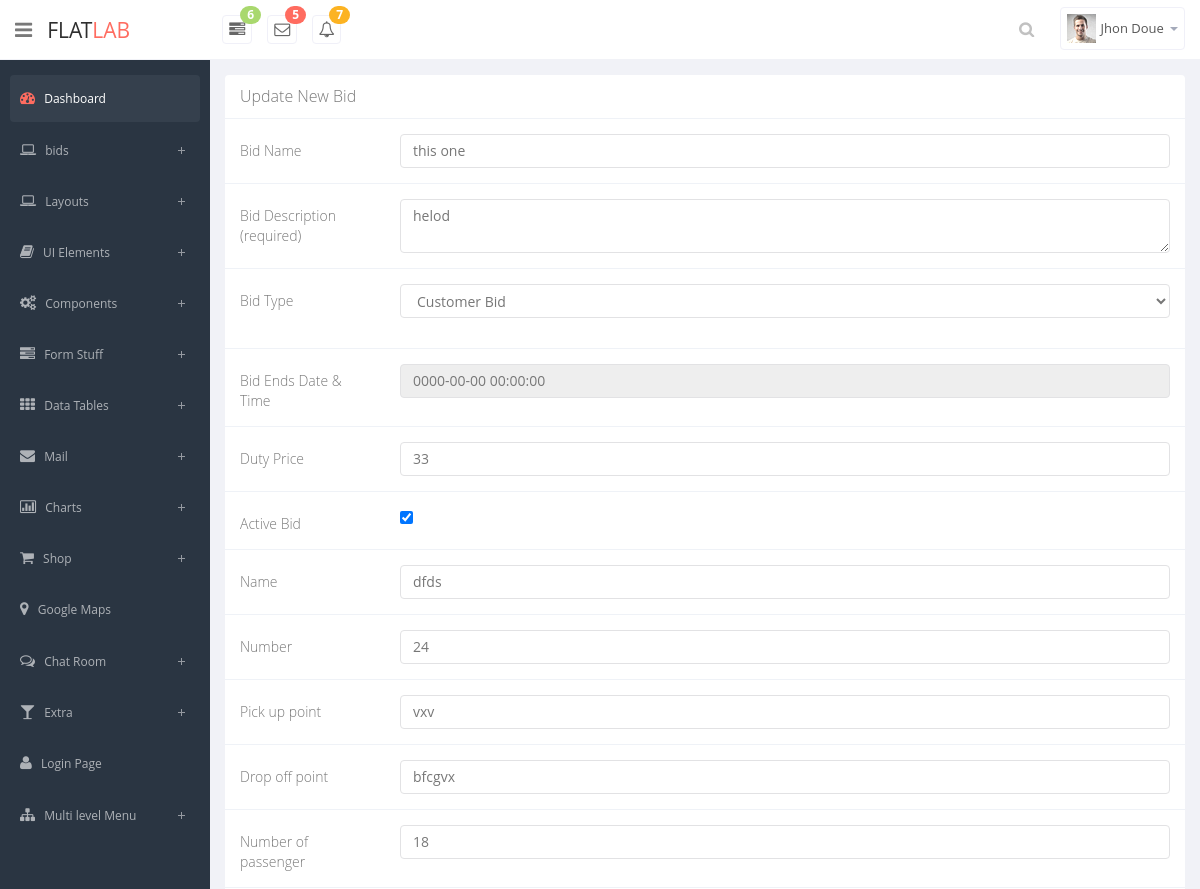
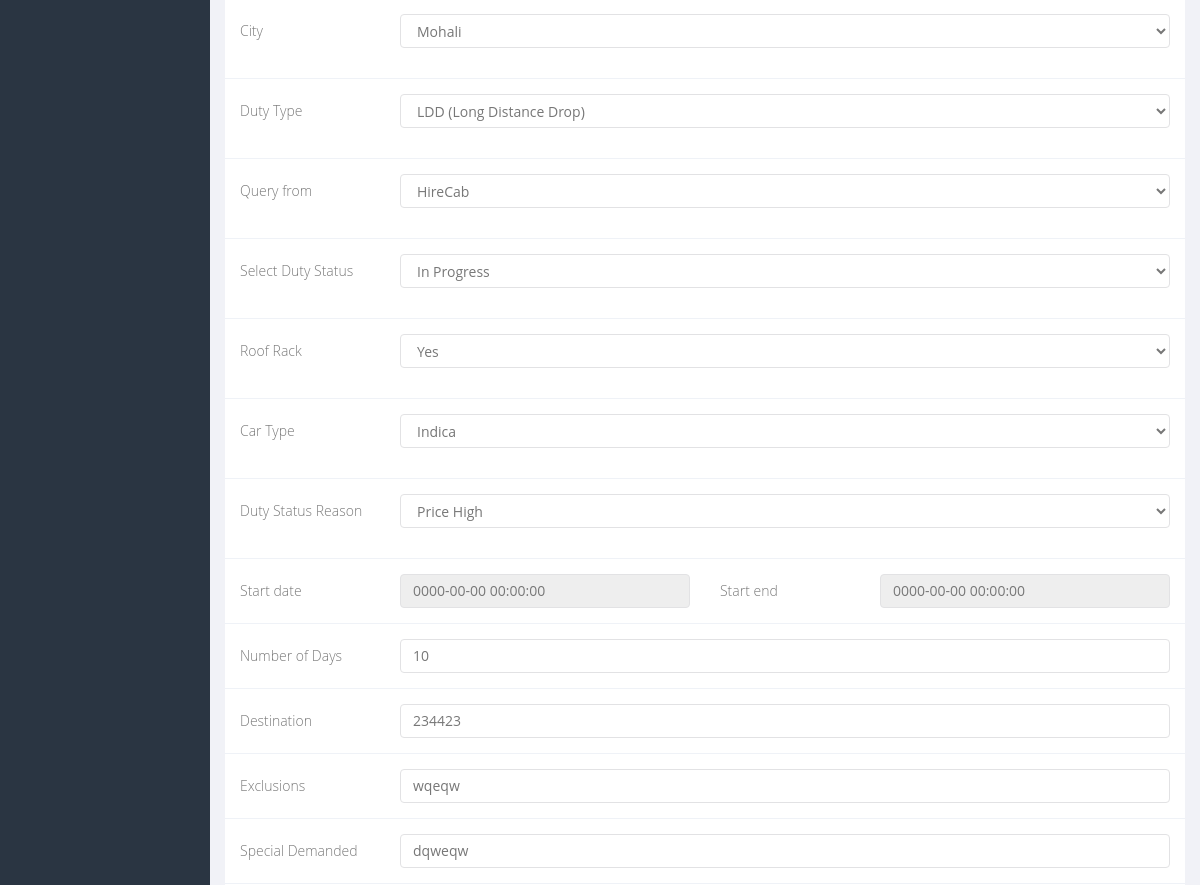
The page /editbid.php?id=3 (signed in, upper part) on the database as committed earlier (2 pictures, top to bottom).
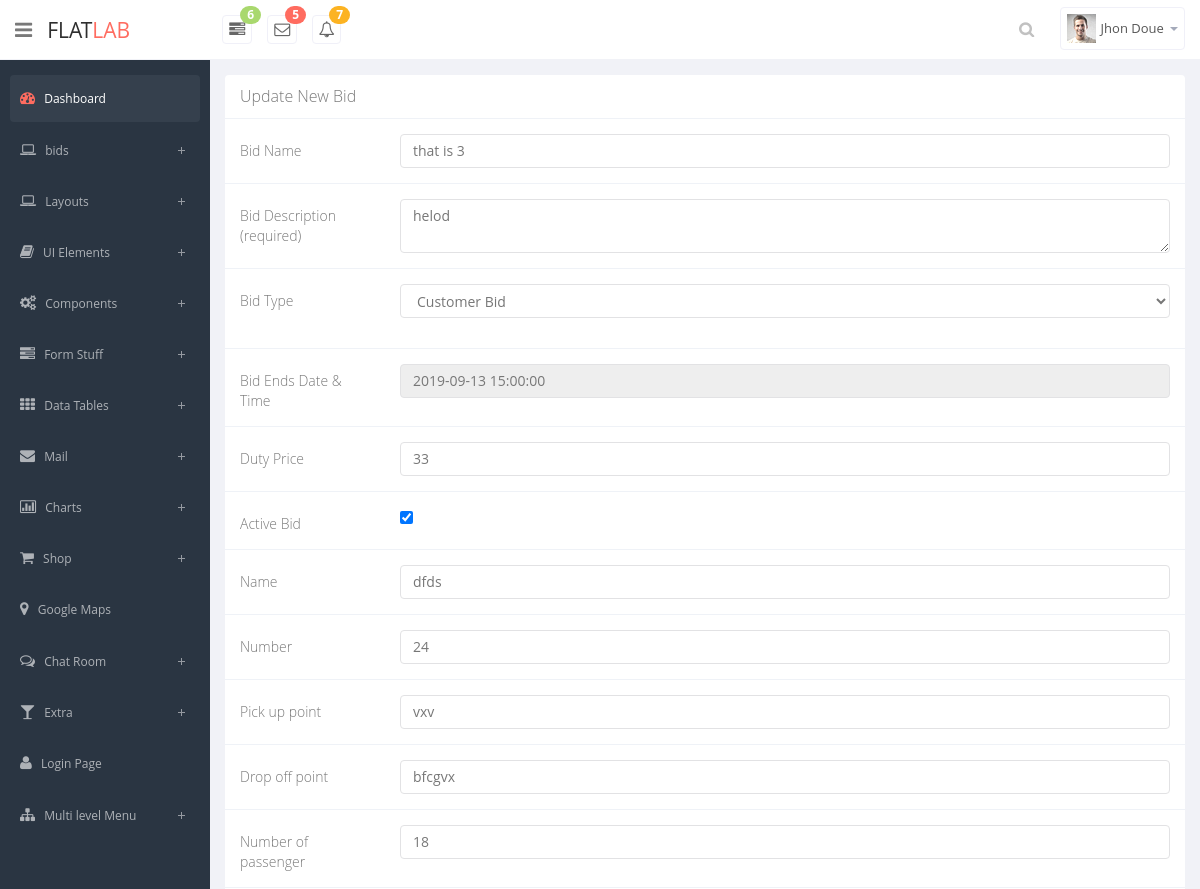
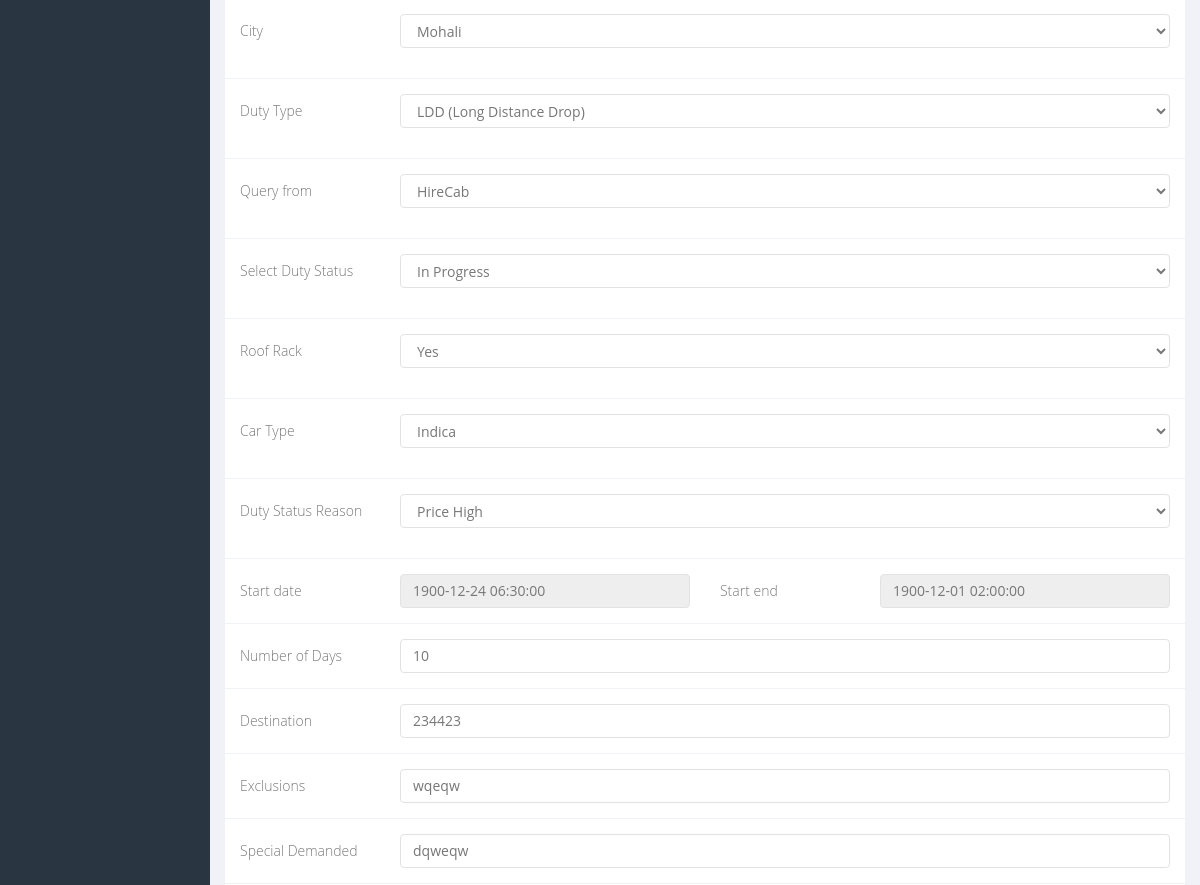
The same page on the database as committed later (2 pictures, top to bottom).
### tables this page shows
CREATE TABLE `bids` (
  `id` int(11) NOT NULL,
  `bidname` varchar(200) DEFAULT NULL,
  `biddescription` varchar(200) DEFAULT NULL,
  `bidtype` varchar(200) DEFAULT NULL,
  `dutyprice` varchar(200) DEFAULT NULL,
  `name` varchar(200) DEFAULT NULL,
  `number` varchar(200) DEFAULT NULL,
  `pickuppoint` varchar(200) DEFAULT NULL,
  `dropoffpoint` varchar(200) DEFAULT NULL,
  `numberofpassenser` varchar(200) DEFAULT NULL,
  `city` varchar(200) DEFAULT NULL,
  `dutytype` varchar(200) DEFAULT NULL,
  `queryfrom` varchar(200) DEFAULT NULL,
  `selectdutystatus` varchar(200) DEFAULT NULL,
  `roofrack` varchar(200) DEFAULT NULL,
  `cartype` varchar(200) DEFAULT NULL,
  `dutystatusreason` varchar(200) DEFAULT NULL,
  `numberofdays` varchar(200) DEFAULT NULL,
  `destination` varchar(200) DEFAULT NULL,
  `exclusions` varchar(200) DEFAULT NULL,
  `specialdemanded` varchar(200) DEFAULT NULL,
  `bidsecretdetail` varchar(200) DEFAULT NULL,
  `startend` datetime DEFAULT NULL,
  `startdate` datetime DEFAULT NULL,
  `bidenddate` datetime DEFAULT NULL,
  `activebid` varchar(200) DEFAULT NULL,
  `bidimage` varchar(200) DEFAULT NULL,
  `bidby` varchar(222) NOT NULL
);

### functions.php (called while the page is built, shortened)
<?php
include('config.php');
function getEditBid($id){
	global $db;
	$query="select * from bids where id='$id'";
	$exe=mysqli_query($db, $query);
	$row = mysqli_fetch_assoc( $exe );
	return $row;
}

### editbid.php (the view, shortened to what the changed rows need)
<?php
	include('header.php');
	$id=$_GET['id'];
	$row = getEditBid($id);
?>
<section id="main-content">
   <section class="wrapper">
      <div class="row">
         <div class="col-lg-12">
            <section class="panel">
               <div class="panel-body">
                  <form class="form-horizontal tasi-form" method="POST" action="">
                     <div class="form-group">
                        <div class="col-sm-10">
                            <input type="text" class="form-control" id="bid_name" name="bid_name" value="<?php echo  $row['bidname'];  ?>">
                        </div>
                     </div>
                     <div class="form-group">
                        <div class="col-sm-10">
                           <textarea class="form-control ckeditor" name="bid_description" rows="2" id="bid_description" value="<?php echo  $row['biddescription'];  ?>"><?php echo $row['biddescription'];  ?>
                           </textarea>
                        </div>
                     </div>
                     <div class="form-group">
                        <div class="col-sm-10">
                           <select class="form-control m-bot15" id="bid_type" name="bid_type">
								<option value="1" <?php if($row['bidtype'] == '1') {echo "selected";} ?>>Customer Bid</option>
                           </select>
                        </div>
                     </div>
                     <div class="form-group">
                        <div class="col-sm-10">
                           <input class="form-control form_datetime" type="text" id="bid_end_date" name="bid_end_date" value="<?php echo  $row['bidenddate'];  ?>" readonly>
                        </div>
                     </div>
                     <div class="form-group">
                        <div class="col-sm-10">
                          <input class=" form-control"  name="duty_price" value="<?php echo  $row['dutyprice'];  ?>" type="text" placeholder="Amount" pattern="[0-9]+"
    oninvalid="setCustomValidity('Enter Amount Only')"
    onchange="try{setCustomValidity('')}catch(e){}" required/>
                        </div>
                     </div>
                     <div class="form-group">
                        <div class="col-sm-10">
                           <input type="checkbox" value="active" id="active_bid" name="active_bid" <?php if($row['activebid']=="1"){ echo "checked";}?> data-toggle="switch">
                        </div>
                     </div>
                    <div class="form-group">
                        <div class="col-sm-10">
                           <input class="form-control" type="text" value="<?php echo  $row['name'];  ?>" id="duty_price" name="name">
                        </div>
                     </div>
                     <div class="form-group">
                        <div class="col-sm-10">
                           <input class="form-control" type="text" id="number" name="number" value="<?php echo  $row['number'];  ?>">
                        </div>
                     </div>
                     <div class="form-group">
                        <div class="col-sm-10">
                           <input class="form-control" type="text" id="pick_up_point" name="pick_up_point" value="<?php echo  $row['pickuppoint'];  ?>">
                        </div>
                     </div>
                     <div class="form-group">
                        <div class="col-sm-10">
                           <input class="form-control" type="text" id="drop_off_point" name="drop_off_point" value="<?php echo  $row['dropoffpoint'];  ?>">
                        </div>
                     </div>
                     <div class="form-group">
                        <div class="col-sm-10">
                           <input class="form-control" type="number" id="number_of_passenger" name="number_of_passenger" value="<?php echo  $row['numberofpassenser'];  ?>">
                        </div>
                     </div>
                     <div class="form-group">
                        <div class="col-sm-10">
                           <select class="form-control m-bot15" id="duty_type" name="duty_type">
                             <option value="LDD"<?php if($row['dutytype'] == 'LDD') {echo "selected";} ?>>LDD (Long Distance Drop)</option>
                           </select>
                        </div>
                     </div>
                     <div class="form-group">
                        <div class="col-sm-10">
                           <select class="form-control m-bot15" id="query_from" name="query_from">
                             <option value="HireCab"<?php if($row['queryfrom'] == 'HireCab') {echo "selected";} ?>>HireCab</option>
                           </select>
                        </div>
                     </div>
                     <div class="form-group">
                        <div class="col-sm-10">
                           <select class="form-control m-bot15" id="select_duty_status" name="select_duty_status">
                             <option value="1"<?php if($row['selectdutystatus'] == '1') {echo "selected";} ?>>In Progress</option>
                           </select>
                        </div>
                     </div>
                     <div class="form-group">
                        <div class="col-sm-10">
                           <select class="form-control m-bot15" id="roof_rack" name="roof_rack">
                             <option value="Yes"<?php if($row['roofrack'] == 'Yes') {echo "selected";} ?>>Yes</option>
                           </select>
                        </div>
                     </div>
                     <div class="form-group">
                        <div class="col-sm-10">
                           <select class="form-control m-bot15" id="car_type" name="car_type">
                             <option value="Indica"<?php if($row['cartype'] == 'Indica') {echo "selected";} ?>>Indica</option>
                           </select>
                        </div>
                     </div>
                     <div class="form-group">
                        <div class="col-sm-10">
                           <select class="form-control m-bot15" id="duty_status_reason" name="duty_status_reason">
                              <option value="Price High"<?php if($row['dutystatusreason'] == 'Price High') {echo "selected";} ?>>Price High</option>
                           </select>
                        </div>
                     </div>
                     <div class="form-group">
                        <div class="col-sm-4">
                           <input class="form-control form_datetime" type="text" id="start_date" name="start_date" value="<?php echo  $row['startdate'];  ?>" readonly>
                        </div>
                        <div class="col-sm-4">
                          <input class="form-control form_datetime" type="text" id="start_end" name="start_end" value="<?php echo  $row['startend'];  ?>" readonly>
                        </div>
                     </div>
                      <div class="form-group">
                        <div class="col-sm-10">
                          <input class="form-control" type="text" id="destination" name="destination" value="<?php echo  $row['destination'];  ?>">
                        </div>
                     </div>
                     <div class="form-group">
                        <div class="col-sm-10">
                          <input class="form-control" type="text" id="exclusions" name="exclusions" value="<?php echo  $row['exclusions'];  ?>">
                        </div>
                     </div>
                     <div class="form-group">
                        <div class="col-sm-10">
                          <input class="form-control" type="text" id="special_demanded" name="special_demanded" value="<?php echo  $row['specialdemanded'];  ?>">
                        </div>
                     </div>
                  </form>
               </div>
            </section>
         </div>
      </div>
   </section>
</section>
<?php include("footer.php");  ?>

Rows that differ between the two databases and show on the page:
changed bids "helod": bid_name "this one" → "that is 3"; bid_end_date "0000-00-00 00:00:00" → "2019-09-13 15:00:00"; start_date "0000-00-00 00:00:00" → "1900-12-24 06:30:00"; start_end "0000-00-00 00:00:00" → "1900-12-01 02:00:00"
